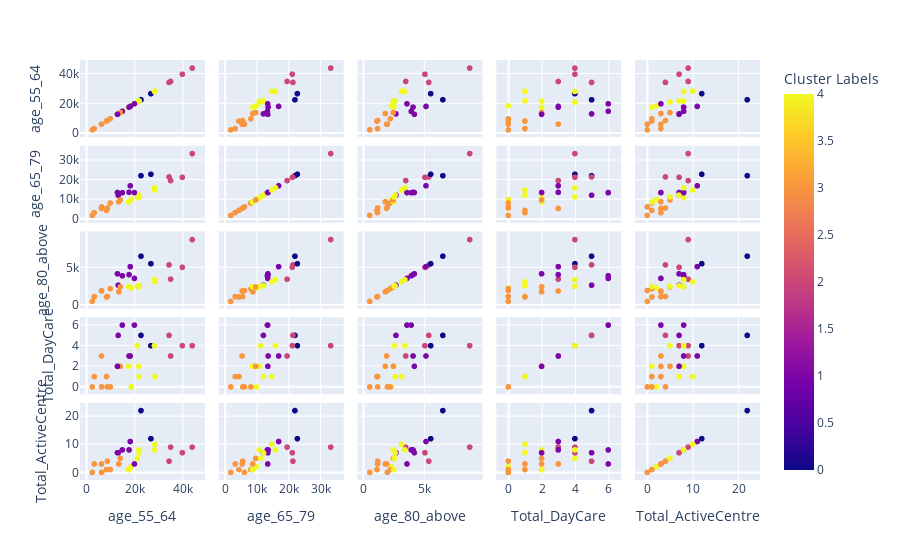

Source (notebook cell):
### Code cell
import plotly.express as px

#fig = px.scatter_matrix(area_features_df3)

fig = px.scatter_matrix(area_features_df2,
    dimensions=["age_55_64", "age_65_79", "age_80_above", "Total_DayCare", "Total_ActiveCentre"],
    color="Cluster Labels")

fig.show()

### Figure 1 — Plotly figure (JSON) as saved in the notebook; plotly's stock layout.template omitted (floating-point values rounded to 4 significant figures)
{"data": [{"dimensions": [{"axis": {"matches": true}, "label": "age_55_64", "values": [22660, 18560, 9880, 21740, 13180, 34330, 13440, 34970, 14900, 6220, 17520, 8690, 26780, 43970, 14060, 21140, 12880, 8330, 21910, 19940, 39850, 2400, 18200, 3240, 6260, 17690, 28450, 28260]}, {"axis": {"matches": true}, "label": "age_65_79", "values": [22100, 9930, 8190, 10860, 12150, 21470, 8810, 19620, 13410, 5430, 8710, 5620, 22860, 33390, 9730, 11280, 13550, 4420, 12190, 13510, 21270, 1860, 16950, 3250, 6190, 13640, 14780, 15960]}, {"axis": {"matches": true}, "label": "age_80_above", "values": [6550, 2300, 2210, 2470, 2680, 5390, 1800, 3490, 3940, 1910, 2490, 1170, 5550, 8770, 2460, 2540, 4200, 1110, 2610, 3590, 5070, 520, 5160, 1160, 1970, 4090, 3140, 3420]}, {"axis": {"matches": true}, "label": "Total_DayCare", "values": [5, 0, 0, 2, 5, 5, 2, 3, 6, 3, 2, 0, 4, 4, 2, 4, 2, 1, 1, 6, 4, 0, 3, 1, 0, 3, 1, 4]}, {"axis": {"matches": true}, "label": "Total_ActiveCentre", "values": [22, 2, 1, 8, 7, 4, 3, 9, 8, 3, 1, 4, 12, 9, 5, 5, 7, 1, 7, 3, 7, 0, 11, 3, 0, 8, 10, 8]}], "hovertemplate": "%{xaxis.title.text}=%{x}<br>%{yaxis.title.text}=%{y}<br>Cluster Labels=%{marker.color}<extra></extra>", "legendgroup": "", "marker": {"color": [0, 4, 3, 4, 1, 2, 3, 2, 1, 3, 4, 3, 0, 2, 3, 4, 1, 3, 4, 1, 2, 3, 1, 3, 3, 1, 4, 4], "coloraxis": "coloraxis", "symbol": "circle"}, "name": "", "showlegend": false, "type": "splom"}], "layout": {"coloraxis": {"colorbar": {"title": {"text": "Cluster Labels"}}, "colorscale": [[0, "#0d0887"], [0.1111, "#46039f"], [0.2222, "#7201a8"], [0.3333, "#9c179e"], [0.4444, "#bd3786"], [0.5556, "#d8576b"], [0.6667, "#ed7953"], [0.7778, "#fb9f3a"], [0.8889, "#fdca26"], [1, "#f0f921"]]}, "dragmode": "select", "legend": {"tracegroupgap": 0}, "margin": {"t": 60}}}
